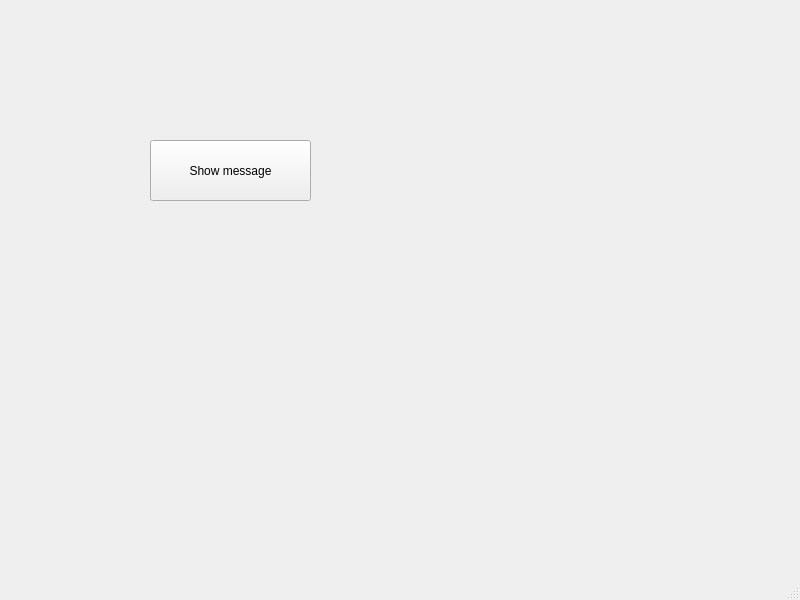
<?xml version="1.0" encoding="UTF-8"?>
<ui version="4.0">
 <class>MainWindow</class>
 <widget class="QMainWindow" name="MainWindow">
  <property name="geometry">
   <rect>
    <x>0</x>
    <y>0</y>
    <width>800</width>
    <height>600</height>
   </rect>
  </property>
  <property name="windowTitle">
   <string>MainWindow</string>
  </property>
  <widget class="QWidget" name="centralwidget">
   <widget class="QPushButton" name="pushButton">
    <property name="geometry">
     <rect>
      <x>150</x>
      <y>140</y>
      <width>161</width>
      <height>61</height>
     </rect>
    </property>
    <property name="text">
     <string>Show message</string>
    </property>
   </widget>
  </widget>
  <widget class="QMenuBar" name="menubar">
   <property name="geometry">
    <rect>
     <x>0</x>
     <y>0</y>
     <width>800</width>
     <height>25</height>
    </rect>
   </property>
  </widget>
  <widget class="QStatusBar" name="statusbar"/>
 </widget>
 <resources/>
 <connections/>
</ui>
